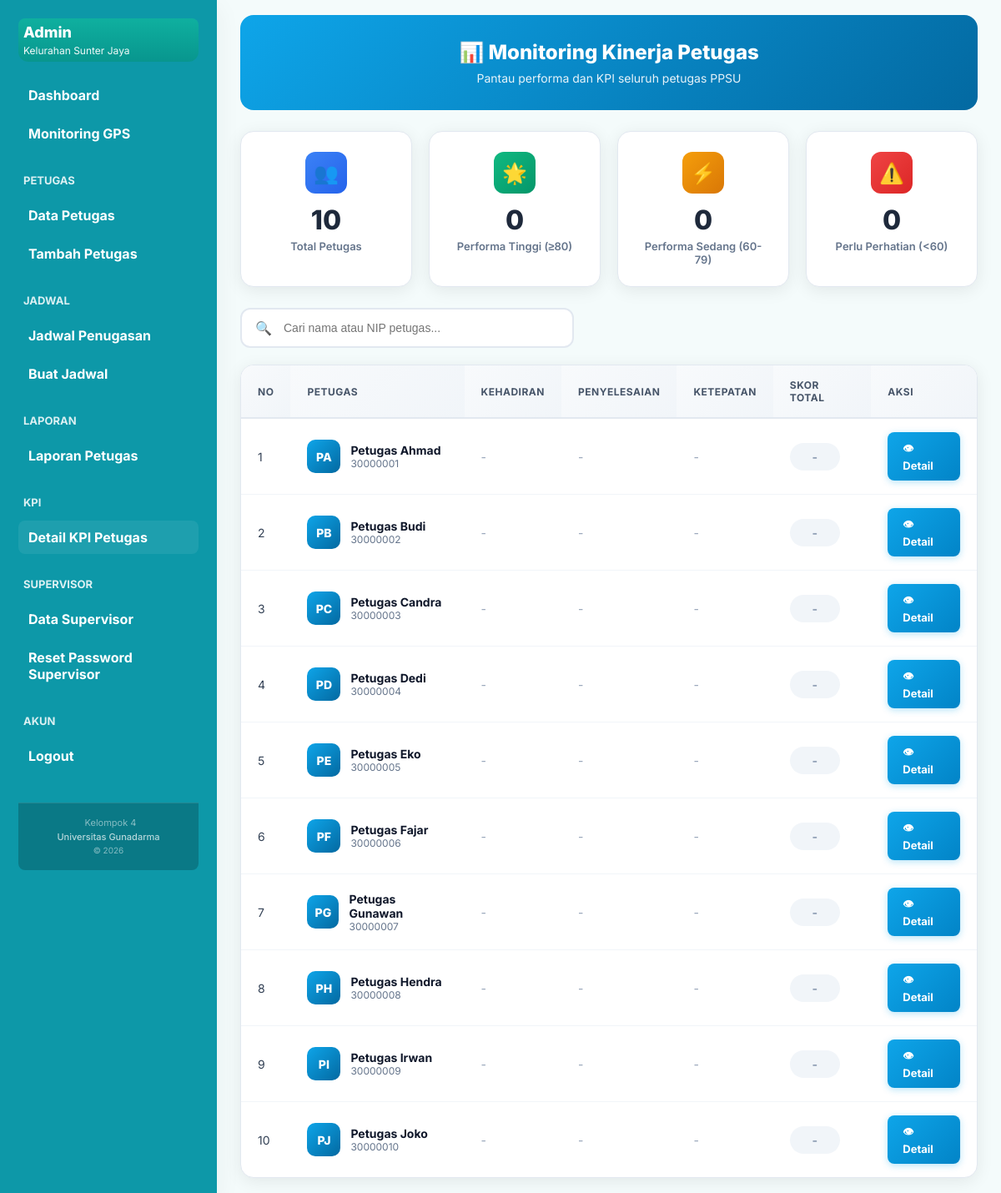
The app's page /admin/views/detail_kpi.php (signed in) with its own data.
### tables this page shows
CREATE TABLE IF NOT EXISTS users (
    id BIGINT PRIMARY KEY AUTO_INCREMENT,
    nip INT(8) UNIQUE,
    name VARCHAR(100) NOT NULL,
    username VARCHAR(50) UNIQUE,
    password_hash VARCHAR(255) NOT NULL,
    role ENUM('admin', 'petugas', 'supervisor') NOT NULL DEFAULT 'petugas',
    status ENUM('aktif', 'nonaktif', 'cuti') NOT NULL DEFAULT 'aktif',
    group_id BIGINT NULL,
    supervisor_id BIGINT NULL,
    phone BIGINT,
    photo_path VARCHAR(255) DEFAULT '/default-avatar.png',
    last_login TIMESTAMP NULL,
    last_activity TIMESTAMP NULL,
    last_status_change TIMESTAMP NULL,
    latitude DECIMAL(10, 8),
    longitude DECIMAL(11, 8),
    last_location_update TIMESTAMP NULL,
    created_at TIMESTAMP DEFAULT CURRENT_TIMESTAMP,
    updated_at TIMESTAMP DEFAULT CURRENT_TIMESTAMP ON UPDATE CURRENT_TIMESTAMP
);

### admin/views/detail_kpi.php (the view, shortened to what this page needs)
<?php
$pdo = Database::getInstance()->getConnection();
$user_id = isset($_GET['id']) ? (int)$_GET['id'] : 0;
$message = '';
function safeText($text) { return htmlspecialchars($text ?? '', ENT_QUOTES, 'UTF-8'); }
function getInitials($name) {
    $parts = explode(' ', trim($name));
    $initials = '';
    foreach ($parts as $p) { if ($p) $initials .= strtoupper($p[0]); if (strlen($initials) >= 2) break; }
    return $initials ?: 'P';
}
function getScoreClass($score) {
    return 'none';
}
$petugas = null;
$kpi = null;
$all_petugas = [];
$kpi_map = [];
$stats = ['total' => 0, 'high' => 0, 'mid' => 0, 'low' => 0];
if ($user_id === 0) {
    $stmt = $pdo->query("SELECT id, name, nip, status FROM users WHERE role='petugas' ORDER BY name ASC");
    $all_petugas = $stmt->fetchAll(PDO::FETCH_ASSOC);
    $stats['total'] = count($all_petugas);
}
?>
<!DOCTYPE html>
<html lang="id">
<head>
    <link rel="stylesheet" href="../css/dashboard.css">
    <link rel="stylesheet" href="../css/kpi.css">
</head>
<body>
<div class="app">
<?php require_once '../../admin/components/sidebar.php'; ?>
<main class="main">
<?php if ($user_id > 0 && $petugas): ?>
    <a href="detail_kpi.php" class="btn-back">← Kembali ke Daftar</a>
    <?php if ($message): ?>
        <div style="background: #d1fae5; color: #065f46; padding: 15px; border-radius: 10px; margin-bottom: 20px; text-align: center; font-weight: 600;">
            ✓ <?= safeText($message) ?>
        </div>
    <?php endif; ?>
    <div class="detail-container">
        <div class="detail-card">
            <div class="detail-header">
                <div class="detail-avatar"><?= safeText(getInitials($petugas['name'])) ?></div>
                <h2 class="detail-name"><?= safeText($petugas['name']) ?></h2>
                <p class="detail-nip">NIP: <?= safeText($petugas['nip']) ?></p>
                <span class="detail-status <?= $petugas['status'] ?>"><?= strtoupper($petugas['status']) ?></span>
            </div>
            <div class="detail-body">
                <?php if (!$kpi): ?>
                    <div class="no-data">
                        <div class="icon">📊</div>
                        <div class="title">Belum Ada Data KPI</div>
                        <div class="desc">Petugas ini belum memiliki data KPI yang tercatat</div>
                    </div>
                <?php else: ?>
                    <?php
                        $attRaw = (float)$kpi['presence_rate'];
                        $compRaw = (float)$kpi['completion_rate'];
                        $timeOkRaw = (float)$kpi['punctuality_rate'];
                        $attWeighted = round($attRaw * 0.65, 1);
                        $compWeighted = round($compRaw * 0.25, 1);
                        $timeOkWeighted = round($timeOkRaw * 0.10, 1);
                        $maxAtt = 65; $maxComp = 25; $maxTimeOk = 10;
                    ?>
                    <div class="kpi-metrics-grid" style="display: flex; gap: 20px; justify-content: center; flex-wrap: wrap;">
                        <div class="kpi-metric" style="text-align: center; padding: 20px; background: #f8fafc; border-radius: 12px; min-width: 120px;">
                            <?php $pct = $maxAtt > 0 ? ($attWeighted / $maxAtt) * 100 : 0; $color = $pct >= 80 ? '#22c55e' : ($pct >= 60 ? '#eab308' : '#ef4444'); ?>
                            <div class="value" style="font-size: 32px; font-weight: 800; color: <?= $color ?>;"><?= $attWeighted ?>%</div>
                            <div style="font-size: 11px; color: #888;">dari <?= $maxAtt ?>%</div>
                            <div class="label" style="font-weight: 600; color: #333; margin-top: 5px;">Kehadiran</div>
                        </div>
                        <div class="kpi-metric" style="text-align: center; padding: 20px; background: #f8fafc; border-radius: 12px; min-width: 120px;">
                            <?php $pct = $maxComp > 0 ? ($compWeighted / $maxComp) * 100 : 0; $color = $pct >= 80 ? '#22c55e' : ($pct >= 60 ? '#eab308' : '#ef4444'); ?>
                            <div class="value" style="font-size: 32px; font-weight: 800; color: <?= $color ?>;"><?= $compWeighted ?>%</div>
                            <div style="font-size: 11px; color: #888;">dari <?= $maxComp ?>%</div>
                            <div class="label" style="font-weight: 600; color: #333; margin-top: 5px;">Penyelesaian</div>
                        </div>
                        <div class="kpi-metric" style="text-align: center; padding: 20px; background: #f8fafc; border-radius: 12px; min-width: 120px;">
                            <?php $pct = $maxTimeOk > 0 ? ($timeOkWeighted / $maxTimeOk) * 100 : 0; $color = $pct >= 80 ? '#22c55e' : ($pct >= 60 ? '#eab308' : '#ef4444'); ?>
                            <div class="value" style="font-size: 32px; font-weight: 800; color: <?= $color ?>;"><?= $timeOkWeighted ?>%</div>
                            <div style="font-size: 11px; color: #888;">dari <?= $maxTimeOk ?>%</div>
                            <div class="label" style="font-weight: 600; color: #333; margin-top: 5px;">Ketepatan</div>
                        </div>
                    </div>
                    <div class="total-score-box">
                        <div class="title">SKOR TOTAL KPI</div>
                        <div class="score"><?= (float)$kpi['score_total'] ?></div>
                        <div class="status">
                            <?php if ($kpi['score_total'] >= 80): ?>
                                ✓ Performa Sangat Baik
                            <?php elseif ($kpi['score_total'] >= 60): ?>
                                ⚠ Performa Cukup
                            <?php else: ?>
                                ✗ Perlu Peningkatan
                            <?php endif; ?>
                        </div>
                    </div>
                    <p style="text-align: center; color: #94a3b8; font-size: 12px; margin-top: 20px;">
                        Terakhir diperbarui: <?= date('d M Y H:i', strtotime($kpi['calculated_at'])) ?>
                    </p>
                    <?php if ((float)$kpi['score_total'] < 70): ?>
                    <div style="margin-top: 25px; padding-top: 20px; border-top: 1px solid #e2e8f0; text-align: center;">
                        <p style="color: #ef4444; font-size: 14px; margin-bottom: 15px;">
                            ⚠️ <strong>Peringatan:</strong> KPI di bawah 70. Akun petugas ini <strong>tidak dapat login</strong>.
                        </p>
                        <form method="POST" action="" onsubmit="return confirm('Yakin ingin mereset KPI dan mengaktifkan kembali akun petugas ini?');">
                            <input type="hidden" name="action" value="reset_kpi">
                            <input type="hidden" name="user_id" value="<?= $petugas['id'] ?>">
                            <button type="submit" style="
                                background: linear-gradient(135deg, #10b981, #059669);
                                color: white;
                                border: none;
                                padding: 14px 28px;
                                border-radius: 10px;
                                font-size: 14px;
                                font-weight: 700;
                                cursor: pointer;
                                box-shadow: 0 4px 15px rgba(16,185,129,0.3);
                                transition: all 0.2s;
                            ">
                                🔄 Reset KPI & Aktifkan Akun
                            </button>
                        </form>
                    </div>
                    <?php endif; ?>
                <?php endif; ?>
            </div>
        </div>
    </div>
<?php else: ?>
    <div class="kpi-page-header">
        <h2>📊 Monitoring Kinerja Petugas</h2>
        <p>Pantau performa dan KPI seluruh petugas PPSU</p>
    </div>
    <div class="kpi-stats-row">
        <div class="kpi-stat-card">
            <div class="icon blue">👥</div>
            <div class="value"><?= $stats['total'] ?></div>
            <div class="label">Total Petugas</div>
        </div>
        <div class="kpi-stat-card">
            <div class="icon green">🌟</div>
            <div class="value"><?= $stats['high'] ?></div>
            <div class="label">Performa Tinggi (≥80)</div>
        </div>
        <div class="kpi-stat-card">
            <div class="icon yellow">⚡</div>
            <div class="value"><?= $stats['mid'] ?></div>
            <div class="label">Performa Sedang (60-79)</div>
        </div>
        <div class="kpi-stat-card">
            <div class="icon red">⚠️</div>
            <div class="value"><?= $stats['low'] ?></div>
            <div class="label">Perlu Perhatian (&lt;60)</div>
        </div>
    </div>
    <div class="kpi-toolbar">
        <div class="search-box">
            <input type="text" id="kpiSearch" placeholder="Cari nama atau NIP petugas..." onkeyup="filterKPI()">
        </div>
    </div>
    <div class="table-container">
        <table class="kpi-table" id="kpiTable">
            <thead>
                <tr>
                    <th>No</th>
                    <th>Petugas</th>
                    <th>Kehadiran</th>
                    <th>Penyelesaian</th>
                    <th>Ketepatan</th>
                    <th>Skor Total</th>
                    <th>Aksi</th>
                </tr>
            </thead>
            <tbody>
                <?php $no = 1; foreach ($all_petugas as $p): ?>
                    <?php
                    $k = $kpi_map[$p['id']] ?? null;
                    $score = $k ? (float)$k['score_total'] : 0;
                    $scoreClass = getScoreClass($score);
                    ?>
                    <tr>
                        <td><?= $no++ ?></td>
                        <td>
                            <div class="user-info">
                                <div class="user-avatar"><?= getInitials($p['name']) ?></div>
                                <div>
                                    <div class="user-name"><?= safeText($p['name']) ?></div>
                                    <div class="user-nip"><?= safeText($p['nip']) ?></div>
                                </div>
                            </div>
                        </td>
                        <td>
                            <?php if ($k):
                                $attW = round((float)$k['presence_rate'] * 0.65, 1);
                                $pct = ($attW / 65) * 100;
                                $color = $pct >= 80 ? '#22c55e' : ($pct >= 60 ? '#eab308' : '#ef4444');
                            ?>
                                <span style="font-weight: 700; color: <?= $color ?>;"><?= $attW ?>%</span>
                                <div style="font-size: 10px; color: #aaa;">/65%</div>
                            <?php else: ?>
                                <span style="color: #94a3b8;">-</span>
                            <?php endif; ?>
                        </td>
                        <td>
                            <?php if ($k):
                                $compW = round((float)$k['completion_rate'] * 0.25, 1);
                                $pct = ($compW / 25) * 100;
                                $color = $pct >= 80 ? '#22c55e' : ($pct >= 60 ? '#eab308' : '#ef4444');
                            ?>
                                <span style="font-weight: 700; color: <?= $color ?>;"><?= $compW ?>%</span>
                                <div style="font-size: 10px; color: #aaa;">/25%</div>
                            <?php else: ?>
                                <span style="color: #94a3b8;">-</span>
                            <?php endif; ?>
                        </td>
                        <td>
                            <?php if ($k):
                                $timeW = round((float)$k['punctuality_rate'] * 0.10, 1);
                                $pct = ($timeW / 10) * 100;
                                $color = $pct >= 80 ? '#22c55e' : ($pct >= 60 ? '#eab308' : '#ef4444');
                            ?>
                                <span style="font-weight: 700; color: <?= $color ?>;"><?= $timeW ?>%</span>
                                <div style="font-size: 10px; color: #aaa;">/10%</div>
                            <?php else: ?>
                                <span style="color: #94a3b8;">-</span>
                            <?php endif; ?>
                        </td>
                        <td>
                            <span class="score-badge <?= $scoreClass ?>">
                                <?= $k ? $score : '-' ?>
                            </span>
                        </td>
                        <td>
                            <a href="?id=<?= $p['id'] ?>" class="btn-view">👁 Detail</a>
                        </td>
                    </tr>
                <?php endforeach ?>
            </tbody>
        </table>
    </div>
<?php endif ?>
</main>
</div>
</body>
</html>

### records on screen
users: name "PA", name "Petugas Ahmad", nip "30000001"
users: name "PB", name "Petugas Budi", nip "30000002"
users: name "PC", name "Petugas Candra", nip "30000003"
users: name "PD", name "Petugas Dedi", nip "30000004"
users: name "PE", name "Petugas Eko", nip "30000005"
users: name "PF", name "Petugas Fajar", nip "30000006"
users: name "PG", name "Petugas Gunawan", nip "30000007"
users: name "PH", name "Petugas Hendra", nip "30000008"
users: name "PI", name "Petugas Irwan", nip "30000009"
users: name "PJ", name "Petugas Joko", nip "30000010"

### other values on screen
$stats['total'] "10"
$stats['high'] "0"
$stats['mid'] "0"
$stats['low'] "0"
